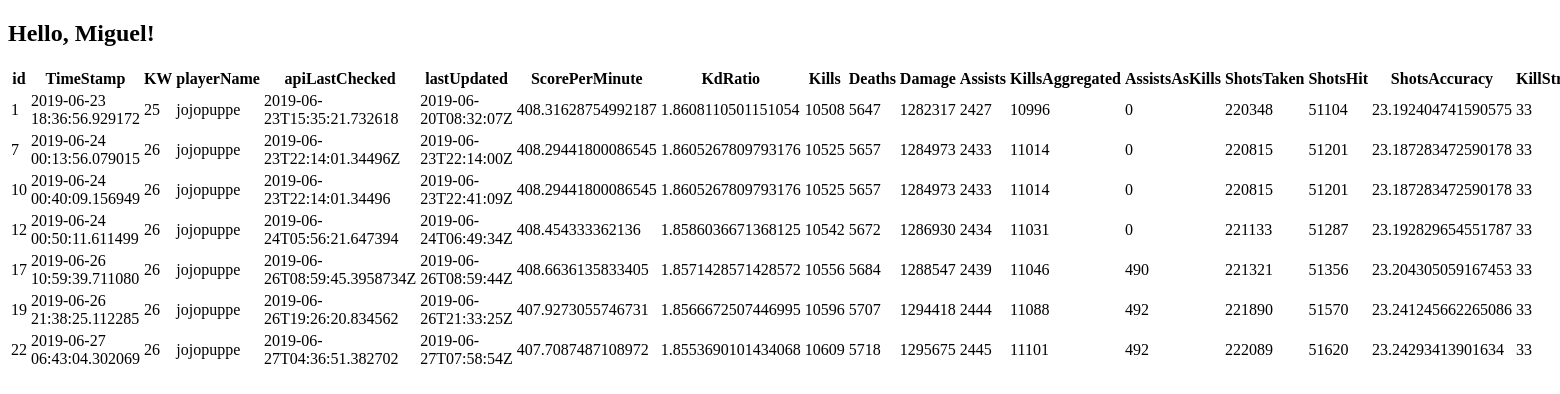
Before: / with the older database file.
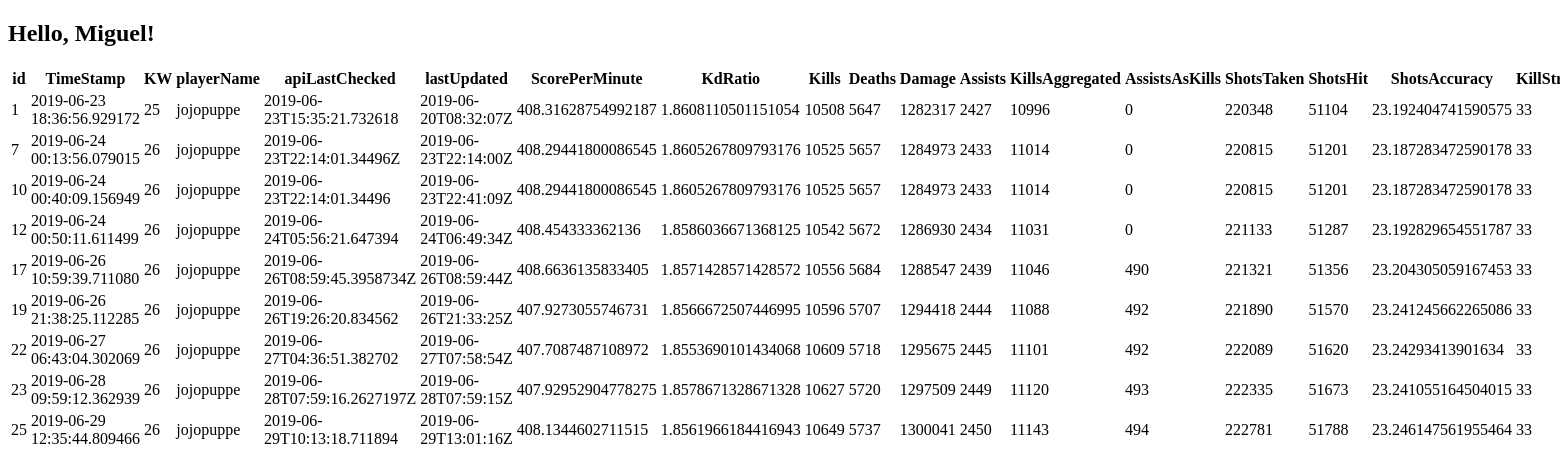
After: the same page with the newer database file.
### app/models.py (models this page shows, shortened)
class PlayerStatsTable(db.Model):
	id = db.Column(db.Integer, primary_key=True)
	TimeStamp = db.Column(db.DateTime, nullable = False, default = datetime.today())
	KW = db.Column(db.String(4), nullable = False, default = datetime.today().strftime("%V"))
	playerName = db.Column(db.String(30))
	apiLastChecked = db.Column(db.String(50))
	lastUpdated = db.Column(db.String(40))
	ScorePerMinute = db.Column(db.Float)
	KdRatio = db.Column(db.Float)
	Kills = db.Column(db.Integer)
	Deaths = db.Column(db.Integer)
	Damage = db.Column(db.Integer)
	Assists = db.Column(db.Integer)
	KillsAggregated = db.Column(db.Integer)
	AssistsAsKills = db.Column(db.Integer)
	ShotsTaken = db.Column(db.Integer)
	ShotsHit = db.Column(db.Integer)
	ShotsAccuracy = db.Column(db.Float)
	KillStreak = db.Column(db.Integer)
	DogtagsTaken = db.Column(db.Integer)
	AvengerKills = db.Column(db.Integer)
	SaviorKills = db.Column(db.Integer)
	Headshots = db.Column(db.Integer)
	SuppressionAssists = db.Column(db.Integer)
	LongestHeadshot = db.Column(db.Integer)
	KillsPerMinute = db.Column(db.Float)
	DamagePerMinute = db.Column(db.Float)
	Heals = db.Column(db.Integer)
	Revives = db.Column(db.Integer)
	RevivesRecieved = db.Column(db.Integer)
	Resupplies = db.Column(db.Integer)
	Repairs = db.Column(db.Integer)
	AceSquad = db.Column(db.Integer)
	SquadSpawns = db.Column(db.Integer)
	SquadWipes = db.Column(db.Integer)
	OrdersCompleted = db.Column(db.Integer)
	WlPercentage = db.Column(db.Float)
	Wins = db.Column(db.Integer)
	Losses = db.Column(db.Integer)
	Draws = db.Column(db.Integer)
	Rounds = db.Column(db.Integer)
	RoundsPlayed = db.Column(db.Integer)
	Rank = db.Column(db.Integer)
	RankScore = db.Column(db.Integer)
	TimePlayed = db.Column(db.Integer)
	ScoreRound = db.Column(db.Integer)
	ScoreGeneral = db.Column(db.Integer)
	ScoreCombat = db.Column(db.Integer)
	ScoreDefensive = db.Column(db.Integer)
	ScoreObjective = db.Column(db.Integer)
	ScoreBonus = db.Column(db.Integer)
	ScoreSquad = db.Column(db.Integer)
	ScoreAward = db.Column(db.Integer)
	ScoreAssault = db.Column(db.Integer)
	ScoreMedic = db.Column(db.Integer)
	ScoreSupport = db.Column(db.Integer)
	ScoreRecon = db.Column(db.Integer)
	ScoreAir = db.Column(db.Integer)
	ScoreLand = db.Column(db.Integer)
	ScoreTanks = db.Column(db.Integer)
	ScoreTransports = db.Column(db.Integer)

### app/views.py (the view)
@app.route("/")
def index():
	user = {'username': 'Miguel'}
	StatsTable = db.session.query(PlayerStatsTable).filter(PlayerStatsTable.playerName == 'jojopuppe').all()
	StatsTable_dict = dict((col, getattr(PlayerStatsTable, col)) for col in PlayerStatsTable.__table__.columns.keys())
	return render_template('index.html', title='Home', user=user, TableBody=StatsTable, TableHeader = StatsTable_dict)

### app/templates/index.html (shortened to what this page needs)
<!DOCTYPE html>
<html>
  <head>
  </head>
    <body>
    <section class="section">
        <h1>Hello, {{ user.username }}!</h1>
        <div class="container">
        <div class="columns">
        <table class="table">
	        <thead>
	        	<tr>
	        	{% for data in TableHeader %}
	        		<th>{{ data|e }}</th>
	        	{% endfor %}
	        	</tr>
	        </thead>
	        <tbody>
	        	{% for record in TableBody %}
	        	<tr>
	        		{% for column in TableHeader %}
		        		<td>{{ record[column] |e }}</td>
		        	{% endfor %}
		        </tr>
	        	{% endfor %}
        	</tbody>
        </table>
   		</div>
        </div>
    </section>
    </body>
</html>

Changed rows visible on the page:
added PlayerStatsTable: id "23" "2019-06-28 09:59:12.362939" "26" "jojopuppe" "2019-06-28T07:59:16.2627197Z" "2019-06-28T07:59:15Z" "407.92952904778275" "1.8578671328671328" "10627" "5720" "1297509" "2449" "11120" "493" "222335" "51673" "23.241055164504015" "33"
added PlayerStatsTable: id "25" "2019-06-29 12:35:44.809466" "26" "jojopuppe" "2019-06-29T10:13:18.711894" "2019-06-29T13:01:16Z" "408.1344602711515" "1.8561966184416943" "10649" "5737" "1300041" "2450" "11143" "494" "222781" "51788" "23.246147561955464" "33"
